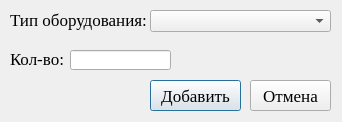
<?xml version="1.0" encoding="UTF-8"?>
<ui version="4.0">
 <class>EquipmentAdd</class>
 <widget class="QDialog" name="EquipmentAdd">
  <property name="geometry">
   <rect>
    <x>0</x>
    <y>0</y>
    <width>342</width>
    <height>122</height>
   </rect>
  </property>
  <property name="minimumSize">
   <size>
    <width>342</width>
    <height>122</height>
   </size>
  </property>
  <property name="maximumSize">
   <size>
    <width>342</width>
    <height>122</height>
   </size>
  </property>
  <property name="font">
   <font>
    <family>Times New Roman</family>
    <pointsize>13</pointsize>
   </font>
  </property>
  <property name="windowTitle">
   <string>Equipment</string>
  </property>
  <widget class="QLabel" name="label">
   <property name="geometry">
    <rect>
     <x>10</x>
     <y>4</y>
     <width>141</width>
     <height>31</height>
    </rect>
   </property>
   <property name="text">
    <string>Тип оборудования:</string>
   </property>
  </widget>
  <widget class="QComboBox" name="comboBox">
   <property name="geometry">
    <rect>
     <x>150</x>
     <y>10</y>
     <width>181</width>
     <height>22</height>
    </rect>
   </property>
  </widget>
  <widget class="QLabel" name="label_2">
   <property name="geometry">
    <rect>
     <x>10</x>
     <y>43</y>
     <width>61</width>
     <height>31</height>
    </rect>
   </property>
   <property name="text">
    <string>Кол-во:</string>
   </property>
  </widget>
  <widget class="QLineEdit" name="lineEdit">
   <property name="geometry">
    <rect>
     <x>70</x>
     <y>50</y>
     <width>101</width>
     <height>20</height>
    </rect>
   </property>
  </widget>
  <widget class="QPushButton" name="pushButton">
   <property name="geometry">
    <rect>
     <x>150</x>
     <y>80</y>
     <width>91</width>
     <height>31</height>
    </rect>
   </property>
   <property name="text">
    <string>Добавить</string>
   </property>
  </widget>
  <widget class="QPushButton" name="pushButton_2">
   <property name="geometry">
    <rect>
     <x>250</x>
     <y>80</y>
     <width>81</width>
     <height>31</height>
    </rect>
   </property>
   <property name="text">
    <string>Отмена</string>
   </property>
  </widget>
 </widget>
 <resources/>
 <connections/>
</ui>
